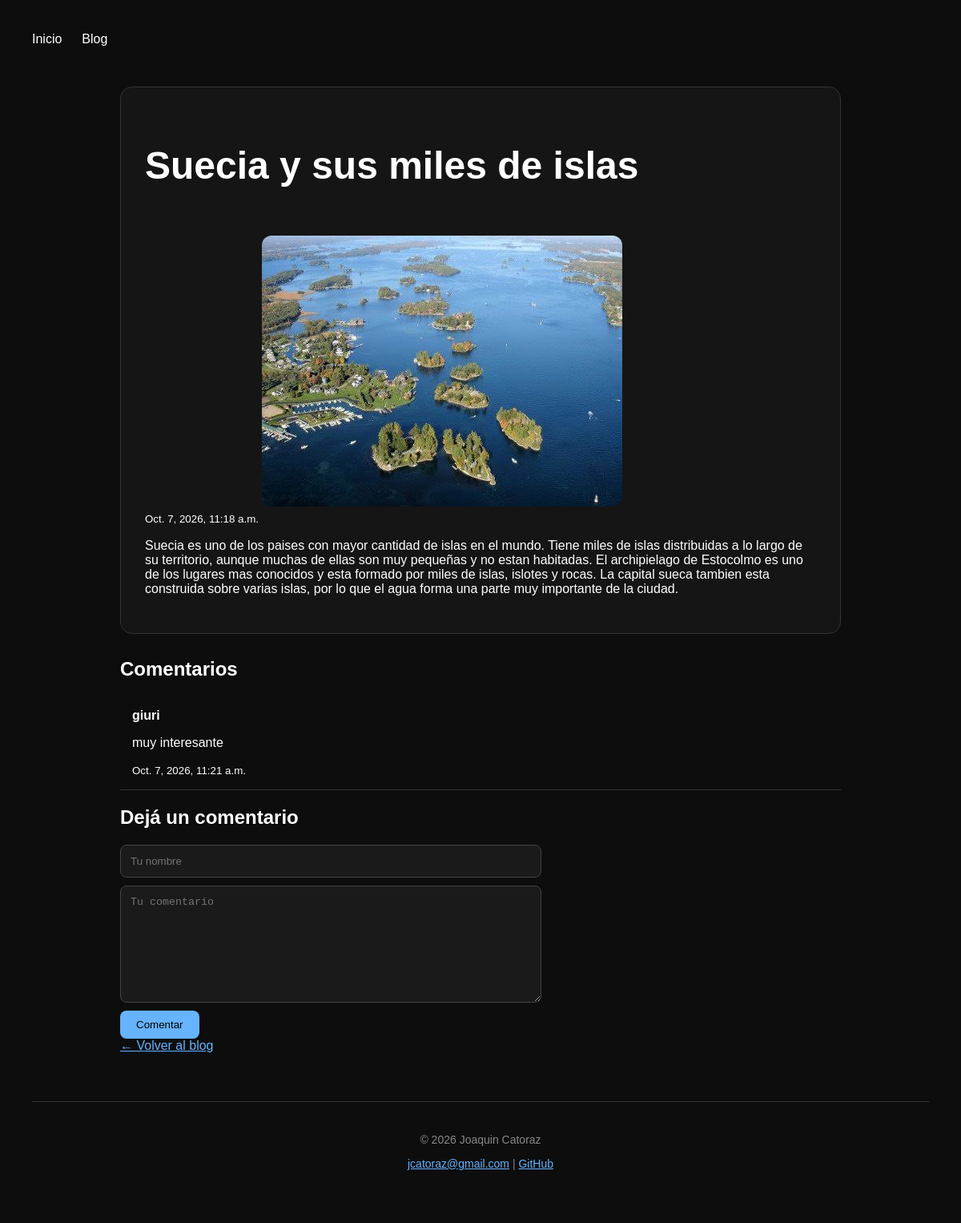
The app's page /blog/4/ with its own data.
### blog/models.py (models this page shows, shortened)
class Post(models.Model):
    CATEGORIAS = [
        ("paises", "Paises"),
        ("deportes", "Deportes"),
        ("educacion", "Educacion"),
        ("cocina", "Cocina"),
        ("historia", "Historia"),
        ("ciencia", "Ciencia"),
        ("curiosidades", "Curiosidades"),
    ]
    titulo = models.CharField(max_length=200)
    texto = models.TextField()
    imagen = models.ImageField(upload_to="posts/", blank=True, null=True)
    categoria = models.CharField(max_length=20, choices=CATEGORIAS, default="curiosidades")
    likes = models.IntegerField(default=0)
    fecha = models.DateTimeField(auto_now_add=True)

class Comentario(models.Model):
    post = models.ForeignKey(Post, on_delete=models.CASCADE)
    nombre = models.CharField(max_length=100)
    texto = models.TextField()
    fecha = models.DateTimeField(auto_now_add=True)

### blog/views.py (the view, shortened to what this page needs)
# urls.py: path("<int:post_id>/", views.detalle_post, name="detalle_post"),
def detalle_post(request, post_id):
    post = Post.objects.get(id=post_id)
    comentarios = Comentario.objects.filter(post=post).order_by("-fecha")
    return render(request, "blog/detalle_post.html", {
        "post": post,
        "comentarios": comentarios
    })

### blog/templates/blog/detalle_post.html (shortened to what this page needs)
{% load static %}
<!DOCTYPE html>
<html lang="es">
<head>
    <link rel="stylesheet" href="{% static 'blog/styles.css' %}">
</head>
<body>
    <nav>
        <a href="/">Inicio</a>
        <a href="{% url 'blog:lista_posts' %}">Blog</a>
    </nav>
    <main>
        <article>
            <h1>{{ post.titulo }}</h1>
            <small>{{ post.fecha }}</small>
            {% if post.imagen %}
                <img src="{{ post.imagen.url }}">
            {% endif %}
            <p>{{ post.texto }}</p>
        </article>
        <section>
            <h2>Comentarios</h2>
            {% for comentario in comentarios %}
                <div class="comentario">
                    <strong>{{ comentario.nombre }}</strong>
                    <p>{{ comentario.texto }}</p>
                    <small>{{ comentario.fecha }}</small>
                </div>
            {% empty %}
                <p>No hay comentarios todavía.</p>
            {% endfor %}
        </section>
        <section>
            <h2>Dejá un comentario</h2>
            <form method="post">
                <input type="text" name="nombre" placeholder="Tu nombre" required>
                <textarea name="texto" placeholder="Tu comentario" required></textarea>
                <button type="submit">Comentar</button>
            </form>
        </section>
        <a href="{% url 'blog:lista_posts' %}">← Volver al blog</a>
    </main>
    <footer>
        <p>© 2026 Joaquin Catoraz</p>
        <p>
            <a href="mailto:jcatoraz@gmail.com">jcatoraz@gmail.com</a>
            |
            <a href="https://github.com/jcatoraz-arch" target="_blank">GitHub</a>
        </p>
    </footer>
</body>
</html>

### blog/static/blog/styles.css (style rules this page uses)
body { font-family: "Space Grotesk", sans-serif; margin: 0; padding: 40px; background: #0d0d0d; color: white; }
nav { display: flex; gap: 25px; margin-bottom: 50px; }
nav a { color: white; text-decoration: none; }
main { max-width: 900px; margin: auto; }
h1 { font-size: 3rem; margin-bottom: 40px; }
h2 { color: white; }
a { color: #66b3ff; }
article { padding: 30px; margin-bottom: 30px; background: #151515; border: 1px solid #333; border-radius: 15px; }
article img { max-width: 100%; max-height: 500px; margin: 20px 0; border-radius: 12px; }
.comentario { padding: 15px; margin: 15px 0; border-bottom: 1px solid #333; }
input, textarea { display: block; width: 100%; max-width: 500px; margin: 10px 0; padding: 12px; background: #1a1a1a; color: white; border: 1px solid #444; border-radius: 8px; }
textarea { min-height: 120px; resize: vertical; }
button { padding: 10px 20px; background: #66b3ff; border: none; border-radius: 8px; cursor: pointer; }
footer { text-align: center; margin-top: 60px; padding: 25px; border-top: 1px solid #333; color: #888; font-size: 14px; }

### records on screen
Post: titulo "Suecia y sus miles de islas", fecha "Oct. 7, 2026, 11:18 a.m.", imagen (picture), texto "Suecia es uno de los paises con mayor cantidad de islas en el mundo. Tiene miles de islas distribuidas a lo largo de su territorio, aunque muchas de ellas son muy pequeñas y no estan habitadas. El archipielago de Estocolmo es uno de los lugares mas conocidos y esta formado por miles de islas, islotes y rocas. La capital sueca tambien esta construida sobre varias islas, por lo que el agua forma una parte muy importante de la ciudad."
Comentario: nombre "giuri", texto "muy interesante", fecha "Oct. 7, 2026, 11:21 a.m."
